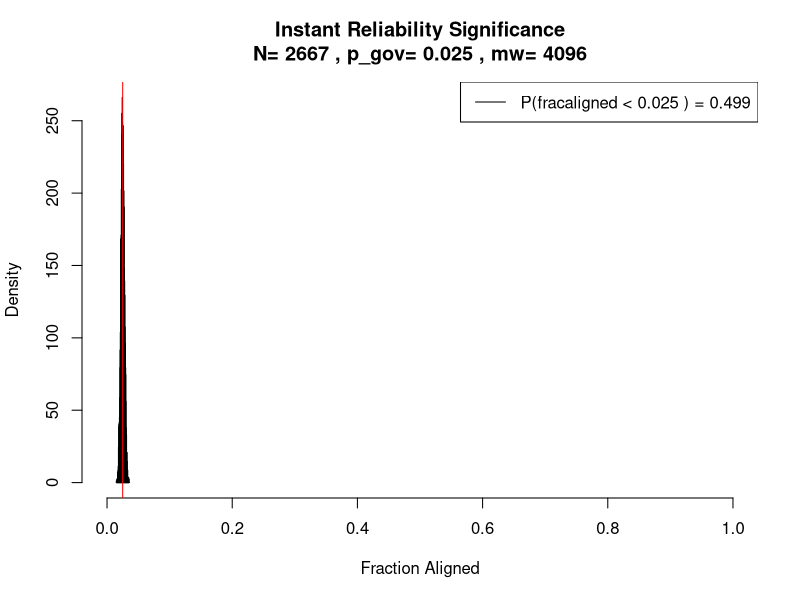
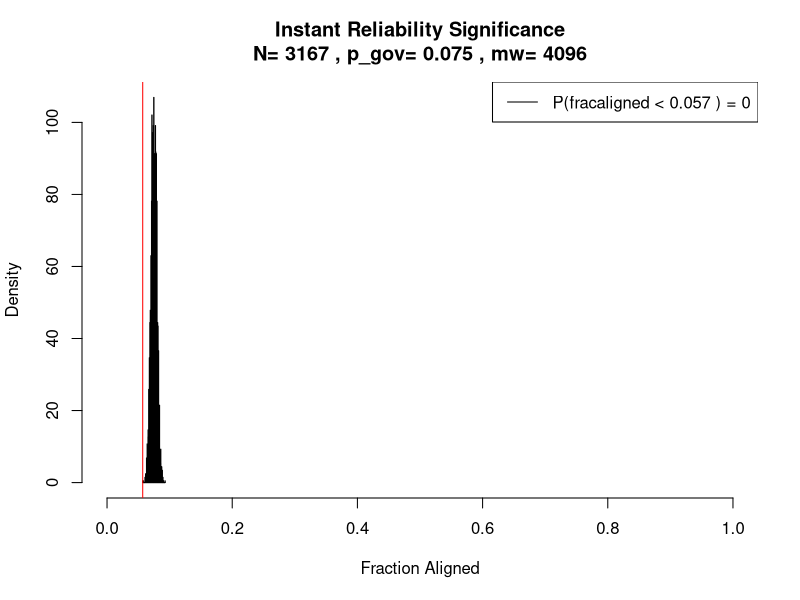
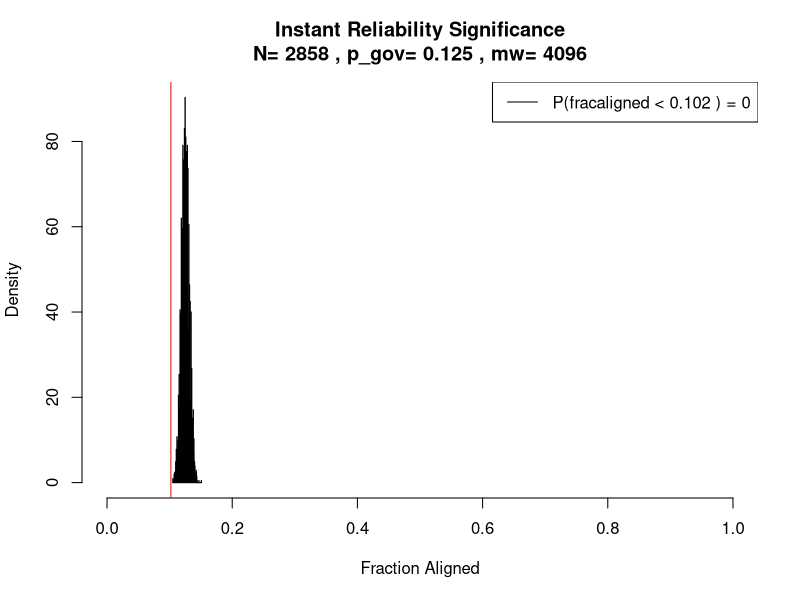
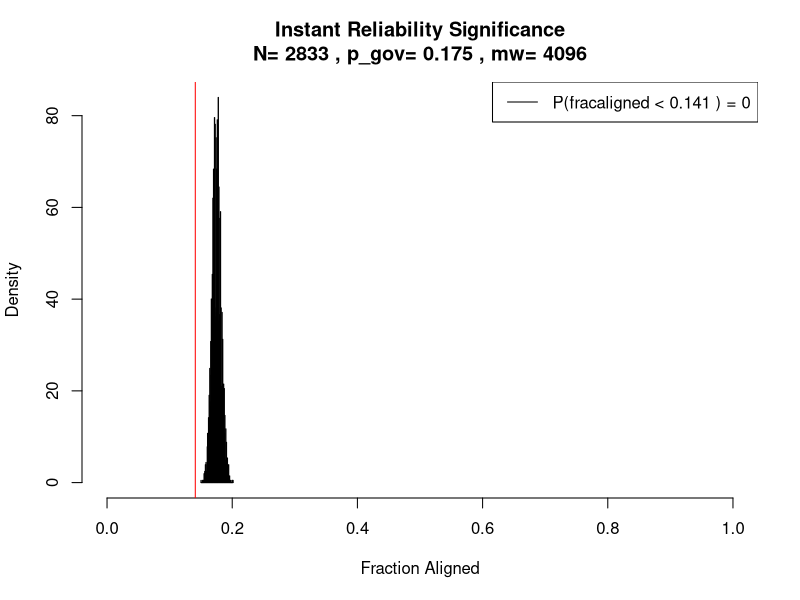
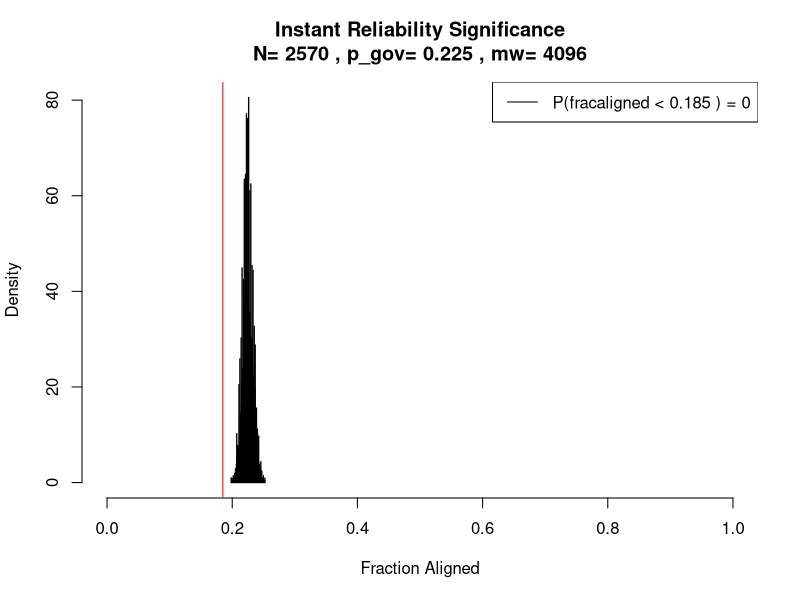
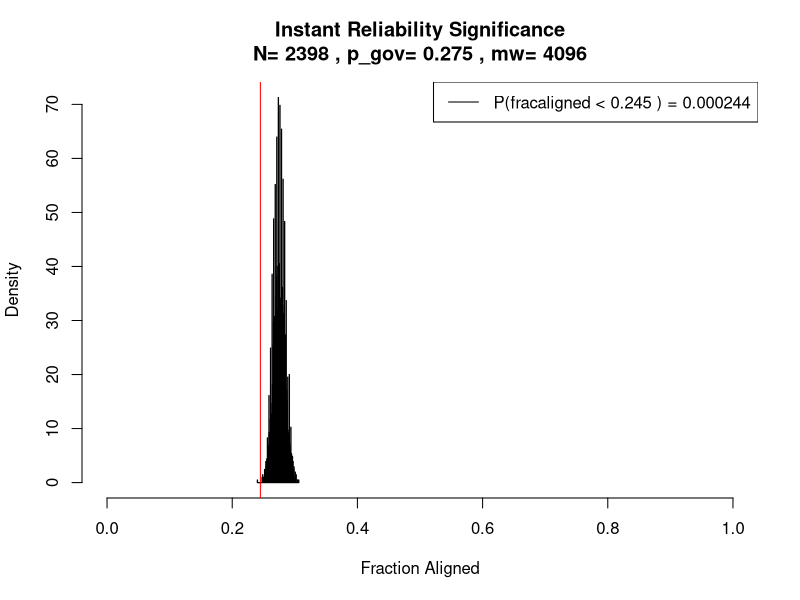
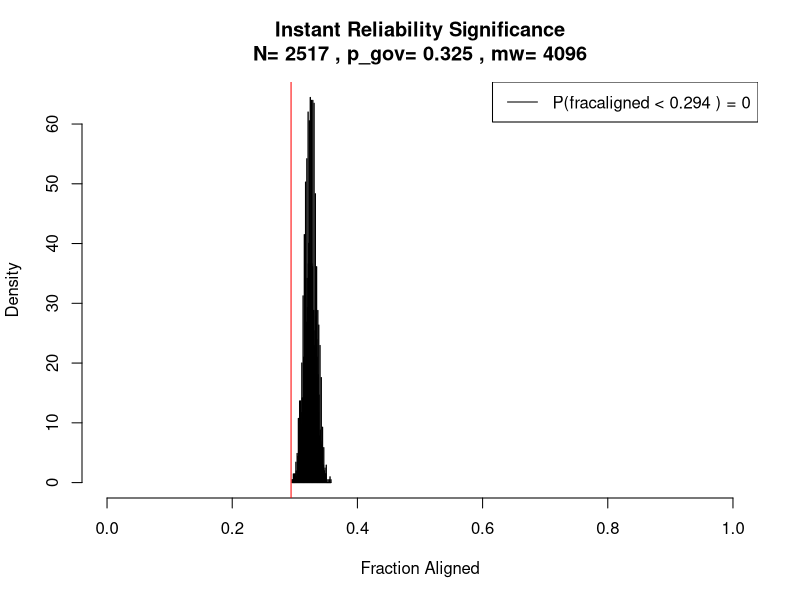
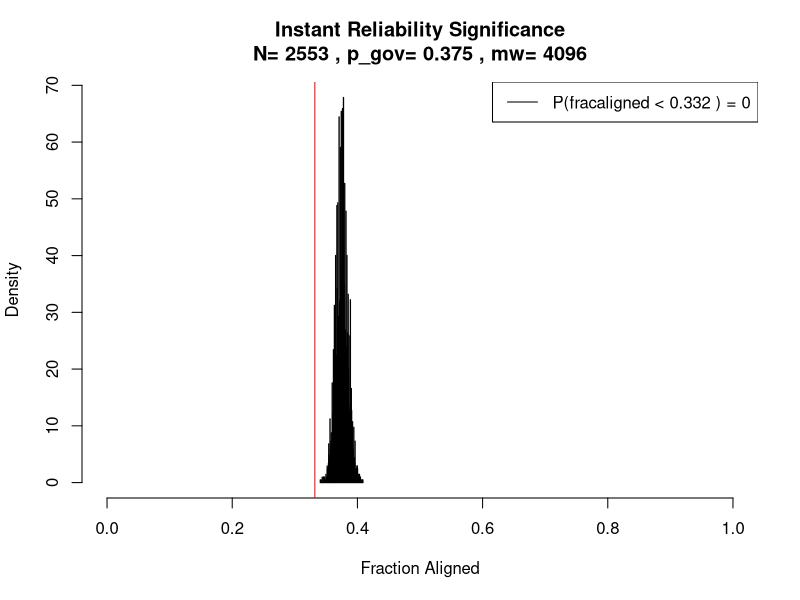

Source code (R) for these figures, in order:
## ---- chunk 1
library(dplyr)
library(ggplot2)
library(ggthemes)
## ---- chunk 2
df <- data.frame(
  prob_assigned = c(2.5, 7.5, 12.5, 17.5, 22.5, 27.5, 32.5, 37.5, 42.5, 47.5, 52.5, 57.5, 62.5, 67.5, 72.5, 77.5, 82.5, 87.5, 92.5, 97.5),
  percent_resolved_pos = c(2.5, 5.7, 10.2, 14.1, 18.5, 24.5, 29.4, 33.2, 39.7, 49.3, 51.8, 57.2, 58.3, 64.7, 70.1, 73.4, 79.2, 85.9, 90.7, 96.0),
  num_markets = c(2667, 3167, 2858, 2833, 2570, 2398, 2517, 2553, 3093, 5080, 3681, 3383, 2602, 2626, 2377, 2330, 2133, 2074, 1910, 1798)
)

# Divide prob_assigned and percent_resolved_pos by 100
df$prob_assigned <- df$prob_assigned / 100
df$percent_resolved_pos <- df$percent_resolved_pos / 100
## ---- chunk 3
exp_frac_aligned <- function(N = 383, p_gov = 0.85, lessthan = 0.79, mw = 4096) {
  fracaligned <- numeric(mw)
  for (i in 1:mw) {
    outcomes <- runif(N) < p_gov
    fracaligned[i] <- sum(outcomes) / N
  }
  res <- sum(fracaligned < lessthan) / mw

  # Plotting
  hist(fracaligned,
    breaks = 100, main = paste("Instant Reliability Significance\nN=", N, ", p_gov=", p_gov, ", mw=", mw),
    xlab = "Fraction Aligned", ylab = "Density", xlim = c(0, 1), col = "lightblue", freq = FALSE
  )
  abline(v = lessthan, col = "red")
  legend("topright", legend = paste("P(fracaligned <", lessthan, ") =", format(res, digits = 3, scientific = FALSE)), col = "black", lty = 1)

  return(res)
}

interval <- function(N, p_gov, mw = 4096) {
  fracaligned <- numeric(mw)
  for (i in 1:mw) {
    outcomes <- runif(N) < p_gov
    fracaligned[i] <- sum(outcomes) / N
  }
  # return the 2.5th and 97.5th percentiles
  return(quantile(fracaligned, c(0.025, 0.975)))
}
## ---- chunk 4
# Add exp_frac_aligned to the df - N = num_markets, p_gov = prob_assigned, lessthan = percent_resolved_pos
df$exp_frac_aligned <- mapply(exp_frac_aligned, N = df$num_markets, p_gov = df$prob_assigned, lessthan = df$percent_resolved_pos)

# Add interval to the df - N = num_markets, p_gov = prob_assigned
df <- df %>%
  rowwise() %>%
  mutate(
    interval_values = list(interval(num_markets, prob_assigned)),
    interval_lower = interval_values[1],
    interval_upper = interval_values[2]
  ) %>%
  ungroup() %>%
  select(-interval_values)
## ---- chunk 5
ggplot(df, aes(x = prob_assigned, y = percent_resolved_pos)) +
  geom_point(size = 3, alpha = 0.6) +
  geom_ribbon(aes(ymin = interval_lower, ymax = interval_upper), alpha = 0.2, fill = "blue") +
  geom_abline(slope = 1, intercept = 0, linetype = "dashed", color = "darkgreen") +
  labs(x = "Prob Assigned", y = "Percent Resolved Pos", title = "Manifold Reliability") +
  theme_clean()

ggsave("manifold-calibration.png", width = 6, height = 6, dpi = 300)
